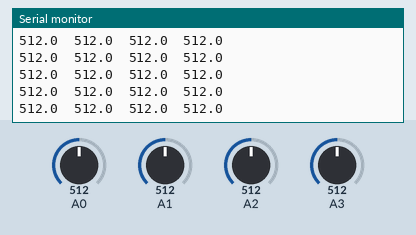
The sketch below on a simulated Arduino Uno, built with avr-gcc and run on an emulated ATmega328P. Parts: the last lines printed to the serial monitor. Inputs (shaded band) come from the test bench; at power-on: A0 = 512, A1 = 512, A2 = 512, A3 = 512.

Above: at 1.2 s.
1.3 s: A0 set to 104
At 2.2 s:
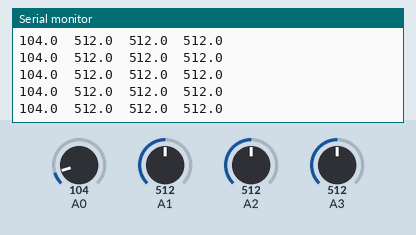
4.3 s: A0 set to 95
At 5.2 s:
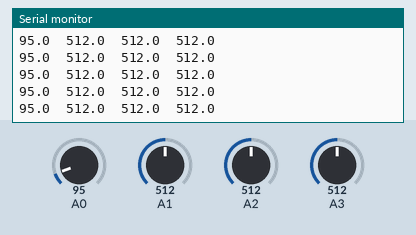
7.3 s: A1 set to 111
At 8.3 s:
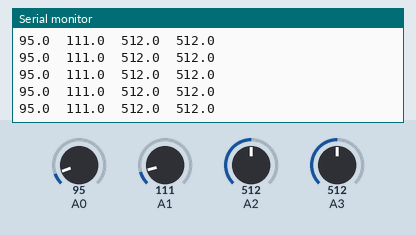
8.8 s: A1 set to 91
At 9.8 s:
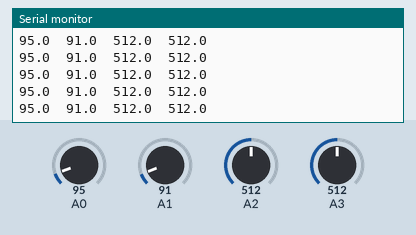
Timing chart, 0 to 11.8 s (numbered marks = the images above; inputs shaded):
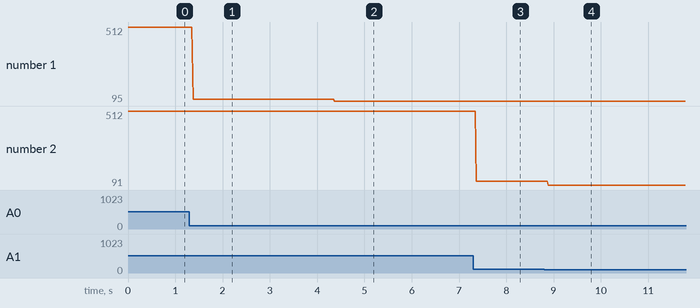

Measured:
- after the input at 1.3 s, the serial monitor: prints a new line after 0.08 s (image 1)
- after the input at 4.3 s, the serial monitor: prints a new line after 0.07 s (image 2)
- after the input at 7.3 s, the serial monitor: prints a new line after 0.06 s (image 3)
- after the input at 8.8 s, the serial monitor: prints a new line after 0.09 s (image 4)
- plotted number 1: 512 → 104 after the input at 1.3 s, 104 → 95 after the input at 4.3 s
- plotted number 2: 512 → 111 after the input at 7.3 s, 111 → 91 after the input at 8.8 s

The sketch:

test4.ino
```cpp
const int SENSORNUM = 4;
int i;
float val[SENSORNUM];

void setup() {
	Serial.begin(9600);
}

void loop() {
	for (i = 0; i < SENSORNUM; i++) {
		val[i] = analogRead(i);
		Serial.print(val[i],1);
		Serial.print("\t");
		if (i == SENSORNUM - 1)
			Serial.print("\n");
	}
}
```
